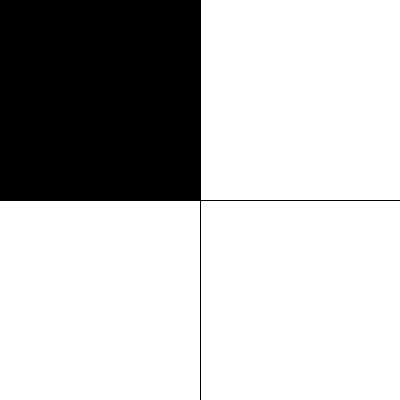
Frame 1 (no input)
Frame 60 (the mouse pressed at the canvas centre just before this capture): identical to frame 1, image omitted
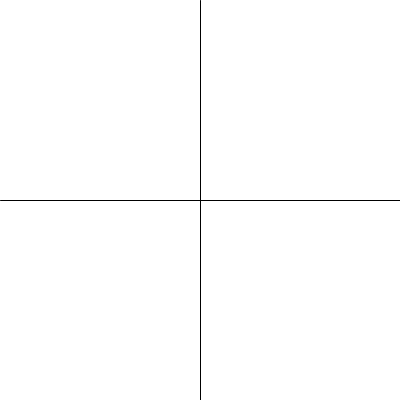
Frame 120 (the mouse held since frame 60 and released just before this capture)

The Processing sketch that drew these frames (run headless with seeded random() and noise(); from frame 60 on, the mouse is pressed at the canvas centre):

// Processing sketch: sketch_21800409hw3_2_pde
// ── sketch_21800409hw3_2_pde.pde
//21800409 신지영 homework3 #2

void setup(){
  size(400,400);
  line(width/2,0,width/2,height/2);
  line(0,height/2,width/2,height/2);
}


void draw(){
  background(255);
   line(width/2,0,width/2,height);
  line(0,height/2,width,height/2);

  int x=mouseX;
  int y=mouseY;
   fill(#000000);
  if(x<width/2){
      if(y<height/2)
      rect(0,0,width/2,height/2);
      else if(y>height/2)
      rect(0,height/2,width/2,height/2);
    }
  else if(y<height/2)
      rect(width/2,0,width/2,height/2);
      else if(y>height/2)
      rect(width/2,height/2,width/2,height/2);
}
